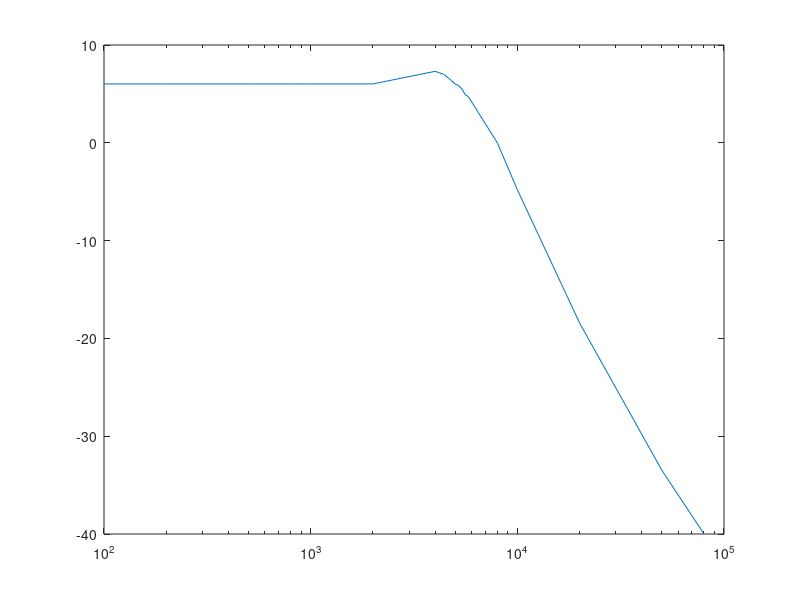
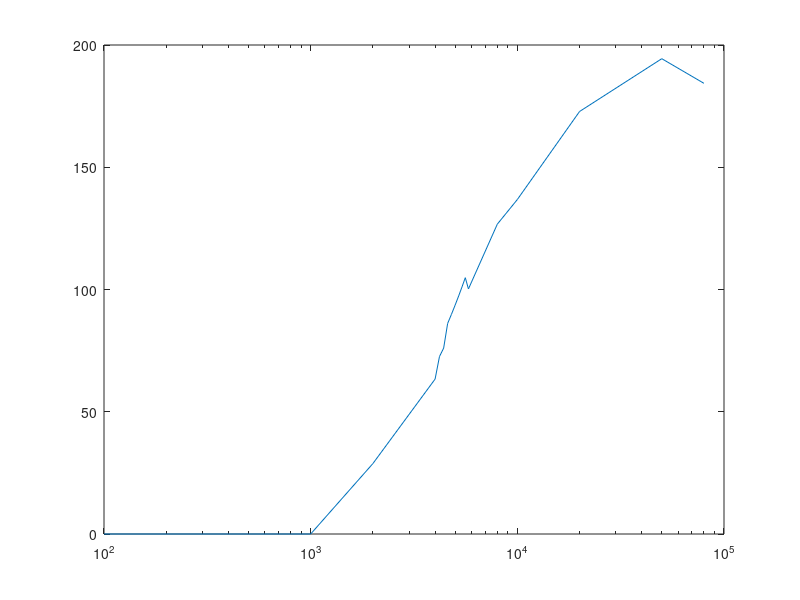

Recreate these plots in MATLAB, in order.


vin  = 5; %p2p

vo = [10,    10,    10,    10,          ...
      10,    10,                        ...
      11.6,  11.4, 11.2, 10.8, 10.4     ...
      10,    9.8,   9.4,  8.8,  8.6     ...
      5,     2.88, 0.6,   .106   0.050  
      ];
  
  
  
delT = [0,      0,     0,     0,                    ...
        0,      40e-6,                              ...
        44e-6,  48e-6, 48e-6, 52e-6,    52e-6       ...
        52e-6,  52e-6, 52e-6, 52e-6,    48e-6       ...
        44e-6,  38e-6, 24e-6, 10.8e-6,  6.4e-6      ...
        ];


f = [100,       200,        500,        800,                ...
     1000,      2000,                                       ...
     4000,      4200,       4400,       4600,       4800    ...
     5000,      5200,       5400,       5600,       5800,   ...
     8000,      1e4,        2e4,        5e4,        8e4     ...
    ];  
 

tht = 360.*delT.*f;

vdb = 20*log10(vo/vin);

semilogx(f,vdb);
figure;
semilogx(f,tht);
